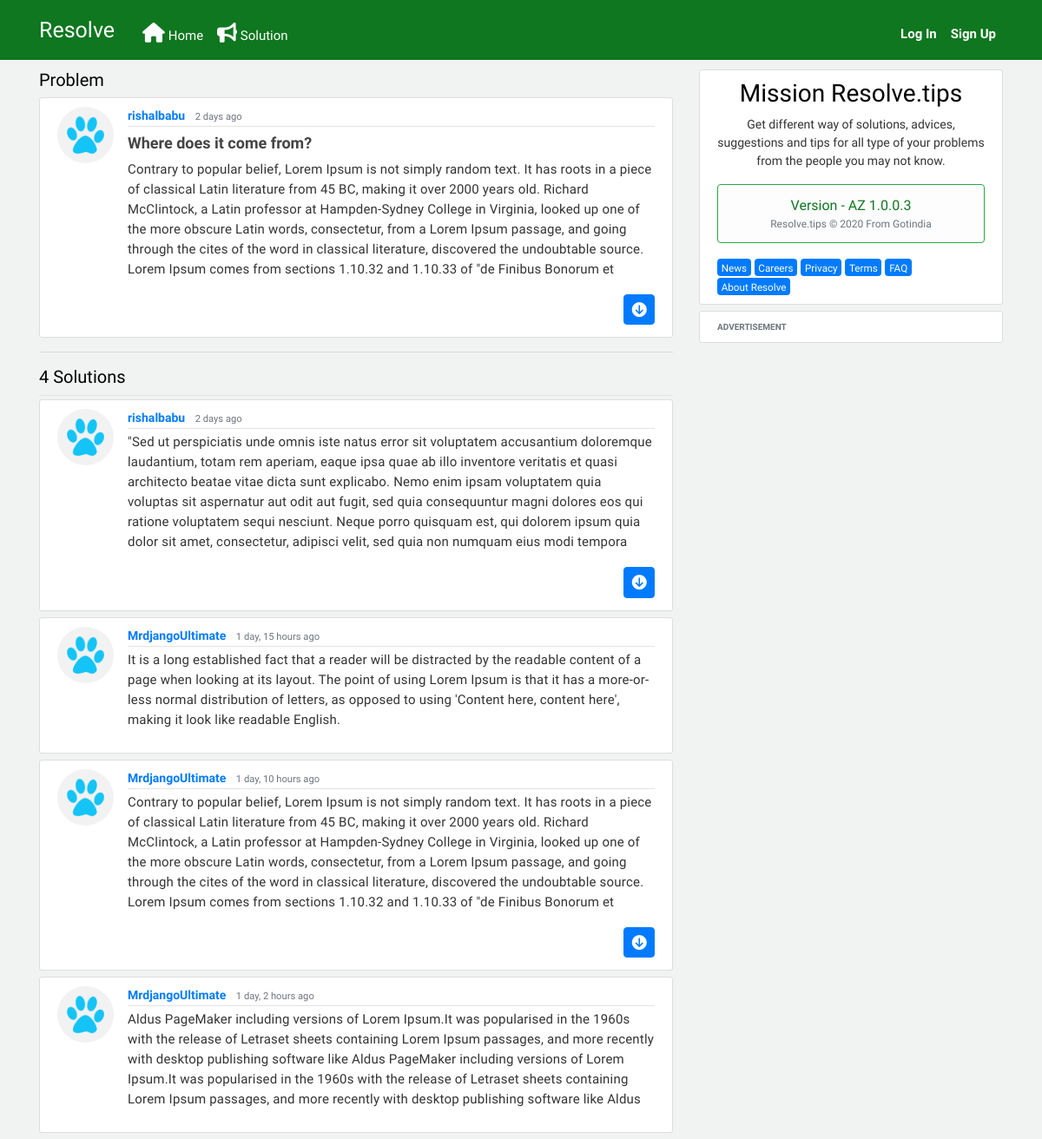
The app's page /post/2/ with its own data.
### feeds/models.py (models this page shows, shortened)
class Post(models.Model):
    title = models.CharField(max_length=300)
    content = models.TextField()
    date_posted = models.DateTimeField(default=timezone.now)
    author = models.ForeignKey(User, on_delete=models.CASCADE)
    slug = models.SlugField(max_length=250, null=True, blank=True)

class Solution(models.Model):
    post = models.ForeignKey(Post, on_delete=models.CASCADE, related_name='solutions')
    author = models.ForeignKey(User, on_delete=models.CASCADE)
    solution = models.TextField()
    created_date = models.DateTimeField(default=timezone.now)

### users/models.py (models this page shows, shortened)
class Profile(models.Model):
    user = models.OneToOneField(User, on_delete=models.CASCADE)
    image = models.ImageField(default='default.jpg', upload_to='profile_pics')

### feeds/views.py (the view)
# urls.py: path('post/<int:pk>/', PostDetailView.as_view(), name='post-detail'),
class PostDetailView(DetailView):
    model = Post

### feeds/templates/feeds/post_detail.html (shortened to what this page needs)
{% extends "feeds/base.html" %}
{% block content %}
<div>
      <h5> Problem </h5>
</div>
<article class="media content-section">
    <img class="rounded-circle article-img" src="{{ object.author.profile.image.url }}">
    <div class="media-body">
      <div class="article-metadata">
        <a class="mr-2 linktext" href="{% url 'user-posts' object.author.username %}">{{ object.author }}</a>
        <small class="text-muted">{{ object.date_posted|timesince }} ago</small>
      </div>
      <h2 class="article-title articlemargin">{{ object.title }}</h2>
      <p class="article-content">{{ object.content|safe }}</p>
    </div>
  </article>
    <hr>
    <div class="article-metadata">
        <h5>{{ post.solutions.count }}{{ post.solutions|pluralize }} Solutions</h5>
    </div>
        {% for solution in post.solutions.all %}
          <article class="media content-section">
          <img class="rounded-circle article-img" src="{{ solution.author.profile.image.url }}">
            <div class="media-body">
              <div class="article-metadata">
                <a class="mr-2 linktext" href="{% url 'user-posts' solution.author.username %}">{{ solution.author }}</a>
                <small class="text-muted">{{ solution.created_date|timesince }} ago</small>
              </div>
                <p class="article-content">{{ solution.solution|safe }}</p>
            </div>
          </article>
        {% empty %}
      <article class="media content-section">
            <h6 class="nosolutions">No Solutions here yet :(</h6>
      </article>
      {% endfor %}
{% endblock content %}

### feeds/static/feeds/main.css (style rules this page uses)
body { background: rgb(241, 242, 242); color: #333333; margin-top: 5rem; font-family: 'Hind Guntur', sans-serif; }
h1, h2, h3, h4, h5, h6 { color: #000; }
.articlemargin { margin-top: 0.5rem; }
.linktext { font-weight: 555; }
.content-section { background: #ffffff; padding: 10px 20px; border: 1px solid #dddddd; border-radius: 3px; margin-bottom: 7px; }
.article-title { color: #444444; font-size:18px; font-weight: 600; }
.article-content { white-space: pre-line; font-size: 15px; line-height: 23px; letter-spacing: 0.2px; }
.article-img { height: 65px; width: 65px; margin-right: 16px; }
.article-metadata { padding-bottom: 1px; font-size: 14px;; margin-bottom: 4px; border-bottom: 1px solid #e3e3e3; }

### records on screen
Post: author.profile.image (placeholder picture), author "rishalbabu", date_posted "2 days", title "Where does it come from?", content "Contrary to popular belief, Lorem Ipsum is not simply random text. It has roots in a piece of classical Latin literature from 45 BC, making it over 2000 years old. Richard McClintock, a Latin professor at Hampden-Sydney College in Virginia, looked up one of the more obscure Latin words, consectetur, from a Lorem Ipsum passage, and going through the cites of the word in classical literature, discovered the undoubtable source. Lorem Ipsum comes from sections 1.10.32 and 1.10.33 of \"de Finibus Bonorum et…", solutions.count "4"
Solution: author.profile.image (placeholder picture), author "rishalbabu", created_date "2 days", solution "\"Sed ut perspiciatis unde omnis iste natus error sit voluptatem accusantium doloremque laudantium, totam rem aperiam, eaque ipsa quae ab illo inventore veritatis et quasi architecto beatae vitae dicta sunt explicabo. Nemo enim ipsam voluptatem quia voluptas sit aspernatur aut odit aut fugit, sed quia consequuntur magni dolores eos qui ratione voluptatem sequi nesciunt. Neque porro quisquam est, qui dolorem ipsum quia dolor sit amet, consectetur, adipisci velit, sed quia non numquam eius modi tempora…"
Solution: author.profile.image (placeholder picture), author "MrdjangoUltimate", created_date "1 day, 15 hours", solution "It is a long established fact that a reader will be distracted by the readable content of a page when looking at its layout. The point of using Lorem Ipsum is that it has a more-or-less normal distribution of letters, as opposed to using 'Content here, content here', making it look like readable English."
Solution: author.profile.image (placeholder picture), author "MrdjangoUltimate", created_date "1 day, 10 hours", solution "Contrary to popular belief, Lorem Ipsum is not simply random text. It has roots in a piece of classical Latin literature from 45 BC, making it over 2000 years old. Richard McClintock, a Latin professor at Hampden-Sydney College in Virginia, looked up one of the more obscure Latin words, consectetur, from a Lorem Ipsum passage, and going through the cites of the word in classical literature, discovered the undoubtable source. Lorem Ipsum comes from sections 1.10.32 and 1.10.33 of \"de Finibus Bonorum et…"
Solution: author.profile.image (placeholder picture), author "MrdjangoUltimate", created_date "1 day, 2 hours", solution "Aldus PageMaker including versions of Lorem Ipsum.It was popularised in the 1960s with the release of Letraset sheets containing Lorem Ipsum passages, and more recently with desktop publishing software like Aldus PageMaker including versions of Lorem Ipsum.It was popularised in the 1960s with the release of Letraset sheets containing Lorem Ipsum passages, and more recently with desktop publishing software like Aldus"
